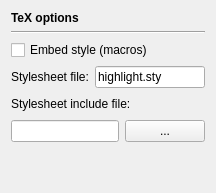
            <widget class="QWidget" name="TEXOptions">
             <layout class="QVBoxLayout" name="verticalLayout_14">
              <item>
               <widget class="QLabel" name="label_26">
                <property name="sizePolicy">
                 <sizepolicy hsizetype="Preferred" vsizetype="Fixed">
                  <horstretch>0</horstretch>
                  <verstretch>0</verstretch>
                 </sizepolicy>
                </property>
                <property name="font">
                 <font>
                  <weight>75</weight>
                  <bold>true</bold>
                 </font>
                </property>
                <property name="text">
                 <string>TeX options</string>
                </property>
               </widget>
              </item>
              <item>
               <widget class="Line" name="line_10">
                <property name="orientation">
                 <enum>Qt::Horizontal</enum>
                </property>
               </widget>
              </item>
              <item>
               <widget class="QCheckBox" name="cbTEXEmbedStyle">
                <property name="toolTip">
                 <string>Include the style information in each output file.</string>
                </property>
                <property name="text">
                 <string>Embed style (macros)</string>
                </property>
               </widget>
              </item>
              <item>
               <layout class="QHBoxLayout" name="horizontalLayout_18">
                <item>
                 <widget class="QLabel" name="label_24">
                  <property name="text">
                   <string>Stylesheet file:</string>
                  </property>
                  <property name="buddy">
                   <cstring>leTEXStyleFile</cstring>
                  </property>
                 </widget>
                </item>
                <item>
                 <widget class="QLineEdit" name="leTEXStyleFile">
                  <property name="toolTip">
                   <string>Name of the referenced style file.</string>
                  </property>
                  <property name="text">
                   <string>highlight.sty</string>
                  </property>
                 </widget>
                </item>
               </layout>
              </item>
              <item>
               <layout class="QHBoxLayout" name="horizontalLayout_19">
                <item>
                 <widget class="QLabel" name="label_25">
                  <property name="text">
                   <string>Stylesheet include file:</string>
                  </property>
                 </widget>
                </item>
                <item>
                 <spacer name="horizontalSpacer_3">
                  <property name="orientation">
                   <enum>Qt::Horizontal</enum>
                  </property>
                  <property name="sizeHint" stdset="0">
                   <size>
                    <width>40</width>
                    <height>20</height>
                   </size>
                  </property>
                 </spacer>
                </item>
               </layout>
              </item>
              <item>
               <layout class="QHBoxLayout" name="horizontalLayout_20">
                <item>
                 <widget class="QLineEdit" name="leTEXStyleIncFile">
                  <property name="toolTip">
                   <string>Path of the style include file.</string>
                  </property>
                 </widget>
                </item>
                <item>
                 <widget class="QPushButton" name="pbTEXChooseStyleIncFile">
                  <property name="toolTip">
                   <string>Select a style include file.</string>
                  </property>
                  <property name="text">
                   <string>...</string>
                  </property>
                 </widget>
                </item>
               </layout>
              </item>
              <item>
               <spacer name="verticalSpacer_5">
                <property name="orientation">
                 <enum>Qt::Vertical</enum>
                </property>
                <property name="sizeHint" stdset="0">
                 <size>
                  <width>20</width>
                  <height>40</height>
                 </size>
                </property>
               </spacer>
              </item>
             </layout>
            </widget>
